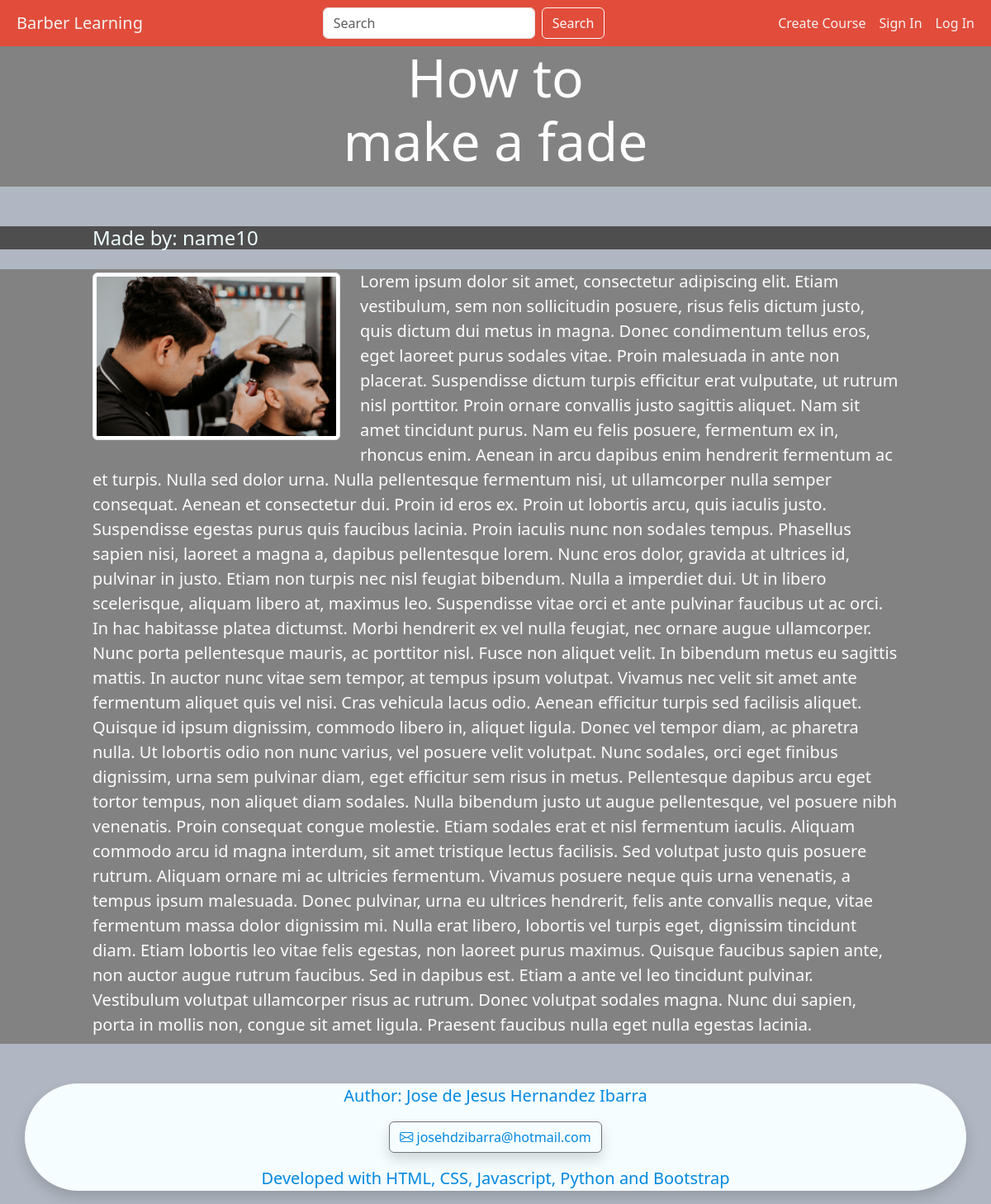
The page /course/1 on the database its author committed.
### tables this page shows
CREATE TABLE courses (
id INTEGER NOT NULL,
idUser INTEGER NOT NULL,
name_course TEXT NOT NULL,
thumbnail_link TEXT NOT NULL,
description TEXT NOT NULL,
PRIMARY KEY (id),
FOREIGN KEY (idUser) REFERENCES users (id));

CREATE TABLE users (
id INTEGER NOT NULL,
username TEXT NOT NULL,
name TEXT NOT NULL,
email TEXT NOT NULL,
password TEXT NOT NULL,
PRIMARY KEY (id)
);

### app.py (the view)
@app.route('/course/<int:id>')
def courseId(id):
    courseData = db.query('SELECT *, users.username FROM courses JOIN users ON idUser=users.id WHERE courses.id=?',id)
    if not courseData:
        abort(400,'This course does not exists')
    print(courseData[0].keys())
    if user:=session.get('user'):
        return render_template('course.html',user=user,courseData=courseData[0])
    return render_template('course.html',courseData=courseData[0],)

### app.py (called while the page is built)
@app.teardown_appcontext
def close_connection(exception):
   db.close_db()

@app.context_processor
def current_courses():
    if not session.get('user_id'):
        return dict(courses='')
    courses = db.query('''SELECT * FROM courses WHERE id IN (
        SELECT idCourse FROM courses_belong WHERE idUser = ?)''',session['user_id'])
    return dict(coursesUser=courses)

### sqliteEasy.py (called while the page is built)
    def get_db(self):
        db = getattr(self.g,'db',None)
        if db is None:
            db = self.g.db = sqlite3.connect(self.route,isolation_level=None)
            db.row_factory = sqlite3.Row
        return db

    def query(self, query,*args,one=False):
        cur = self.get_db().execute(query,args)
        rowsValues = cur.fetchall()
        cur.close()
        return (rowsValues[0] if rowsValues else None) if one else rowsValues

### templates/course.html (shortened to what this page needs)
{% extends 'layout.html' %}
{% block main %}
<div class="row text-center display-3 textColorRecommend">
    <div class="col"></div>
    <div class="col">
        <p>{{courseData.name_course}}</p>
    </div>
    <div class="col"></div>
</div>
<div class="row textColorLogIn h4  mt-5">
    <div class="col-1"></div>
    <div class="col">
        Made by: {{courseData.username}}
    </div>
</div>
<div class="row textColorRecommend lead mt-4">
    <div class="col-1"></div>
    <div class="col mb-2">
        <img src="{{url_for('static',filename=courseData.thumbnail_link)}}" class="img-thumbnail resizeCourse float-start mt-1 me-4 mb-4 " alt="Barber">
        {{courseData.description}}
    </div>
    <div class="col-1"></div>
</div>
{% endblock %}

### static/style.css (style rules this page uses)
.bgBlueBarber { background-color: #b0b7c2; }
.textColorRecommend { background-color: rgb(131, 130, 130); color:rgb(253, 253, 253); margin-top:auto; }
img.resizeCourse { width:300px; }
.textColorLogIn { background-color:rgb(78, 78, 78); color:azure; }

### rows shown on the page
courses: name_course "How to make a fade", thumbnail_link (picture), description "Lorem ipsum dolor sit amet, consectetur adipiscing elit. Etiam vestibulum, sem non sollicitudin posuere, risus felis dictum justo, quis dictum dui metus in magna. Donec condimentum tellus eros, eget laoreet purus sodales vitae. Proin malesuada in ante non placerat. Suspendisse dictum turpis efficitur erat vulputate, ut rutrum nisl porttitor. Proin ornare convallis justo sagittis aliquet. Nam sit amet tincidunt purus. Nam eu felis posuere, fermentum ex in, rhoncus enim. Aenean in arcu dapibus enim hendrerit fermentum ac et turpis. Nulla sed dolor urna. Nulla pellentesque fermentum nisi, ut ullamcorper nulla semper consequat. Aenean et consectetur dui. Proin id eros ex. Proin ut lobortis…"
users: username "name10"
